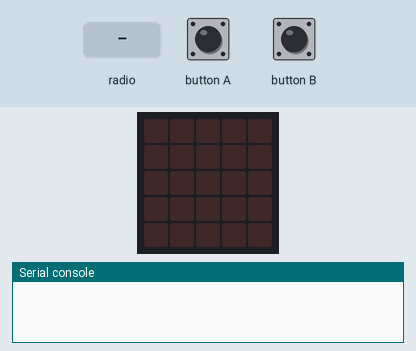
This program was run on a simulated BBC micro:bit (MakeCode). Shown: the board's 5×5 LED display, the last lines printed to the serial console. The inputs (shaded band) are chosen by the test bench. No radio messages arrive unless stated (any console line starting 'radio sent:' is added by the test bench).

Above: at 1.2 s.
1.3 s: button A pressed for 0.15 s
At 2.3 s:
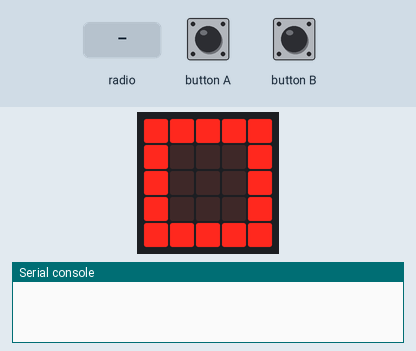
2.9 s: button A pressed for 0.15 s
At 3.5 s:
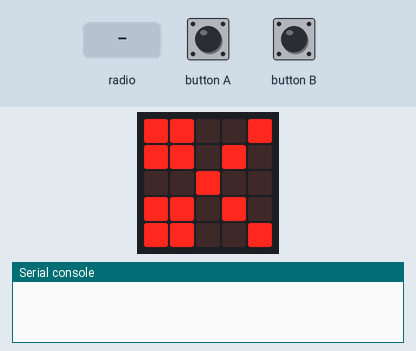
4.5 s: button A pressed for 0.15 s
At 5.8 s:
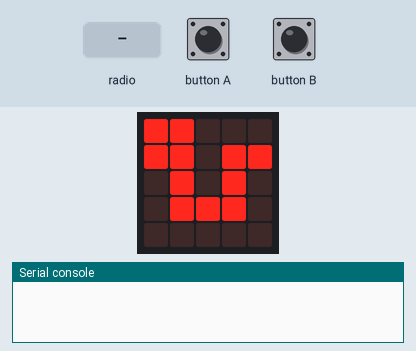
6.1 s: button A pressed for 0.15 s
At 7.2 s:
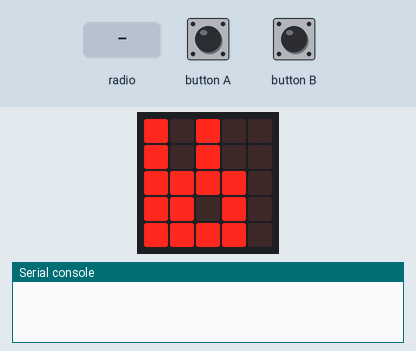
7.7 s: button B pressed for 0.15 s
9.3 s: radio message "1" arrives
At 10.2 s:
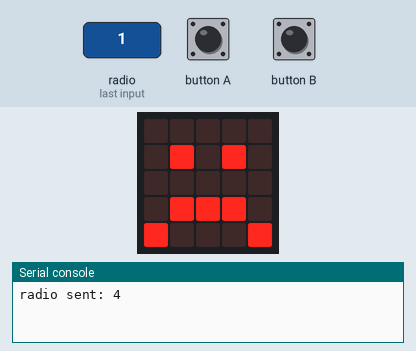
Timing chart, 0 to 11.8 s (numbered marks = the images above; inputs shaded):
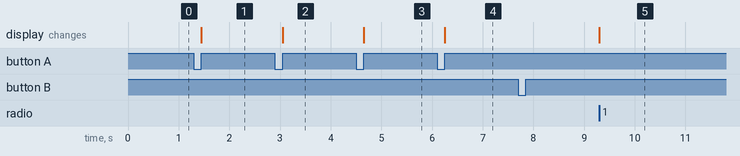

The program:

main.ts
```typescript
radio.onReceivedNumber(function (receivedNumber) {
    recibido = true
    tumano = receivedNumber
})
input.onButtonPressed(Button.A, function () {
    cuento = cuento + 1
    mimano = cuento % 5
    if (mimano == 0) {
        basic.showIcon(IconNames.SmallSquare)
    } else if (mimano == 1) {
        basic.showIcon(IconNames.Square)
    } else if (mimano == 2) {
        basic.showIcon(IconNames.Scissors)
    } else if (mimano == 3) {
        basic.showIcon(IconNames.Snake)
    } else if (mimano == 4) {
        basic.showIcon(IconNames.Rabbit)
    }
})
input.onButtonPressed(Button.B, function () {
    escogido = true
    radio.sendNumber(mimano)
})
let escogido = false
let tumano = 0
let recibido = false
let cuento = 0
let mimano = 0
radio.setGroup(146)
mimano = 0
cuento = 0
basic.forever(function () {
    if (escogido == true && recibido == true) {
        recibido = false
        escogido = false
        if (mimano == tumano) {
            basic.showIcon(IconNames.No)
        } else {
            if (mimano == 0 && (tumano == 2 || mimano == 0 && tumano == 3)) {
                basic.showIcon(IconNames.Happy)
            } else {
                if (mimano == 0 && (tumano == 1 || mimano == 0 && tumano == 4)) {
                    basic.showIcon(IconNames.Sad)
                } else {
                    if (mimano == 1 && (tumano == 0 || mimano == 1 && tumano == 4)) {
                        basic.showIcon(IconNames.Happy)
                    } else {
                        if (mimano == 1 && (tumano == 2 || mimano == 1 && tumano == 3)) {
                            basic.showIcon(IconNames.Sad)
                        } else {
                            if (mimano == 2 && (tumano == 1 || mimano == 2 && tumano == 3)) {
                                basic.showIcon(IconNames.Happy)
                            } else {
                                if (mimano == 2 && (tumano == 4 || mimano == 2 && tumano == 0)) {
                                    basic.showIcon(IconNames.Sad)
                                } else if (mimano == 2 && (tumano == 1 || mimano == 2 && tumano == 4)) {
                                    basic.showIcon(IconNames.Happy)
                                } else if (mimano == 3 && (tumano == 0 || mimano == 3 && tumano == 2)) {
                                    basic.showIcon(IconNames.Sad)
                                } else if (mimano == 4 && (tumano == 0 || mimano == 4 && tumano == 2)) {
                                    basic.showIcon(IconNames.Happy)
                                } else if (mimano == 4 && (tumano == 1 || mimano == 4 && tumano == 3)) {
                                    basic.showIcon(IconNames.Sad)
                                }
                            }
                        }
                    }
                }
            }
        }
    }
})
```

test.ts
```typescript
// aquí va el archivo "tests"; esto no se compilará cuando este paquete se utilice como una extensión.
```

Measured:
- after the input at 1.3 s, the display: changes after 0.15 s (image 1)
- after the input at 2.9 s, the display: changes after 0.15 s (image 2)
- after the input at 4.5 s, the display: changes after 0.15 s (image 3)
- after the input at 6.1 s, the display: changes after 0.15 s (image 4)
- after the input at 9.3 s, the display: changes at once (image 5)
